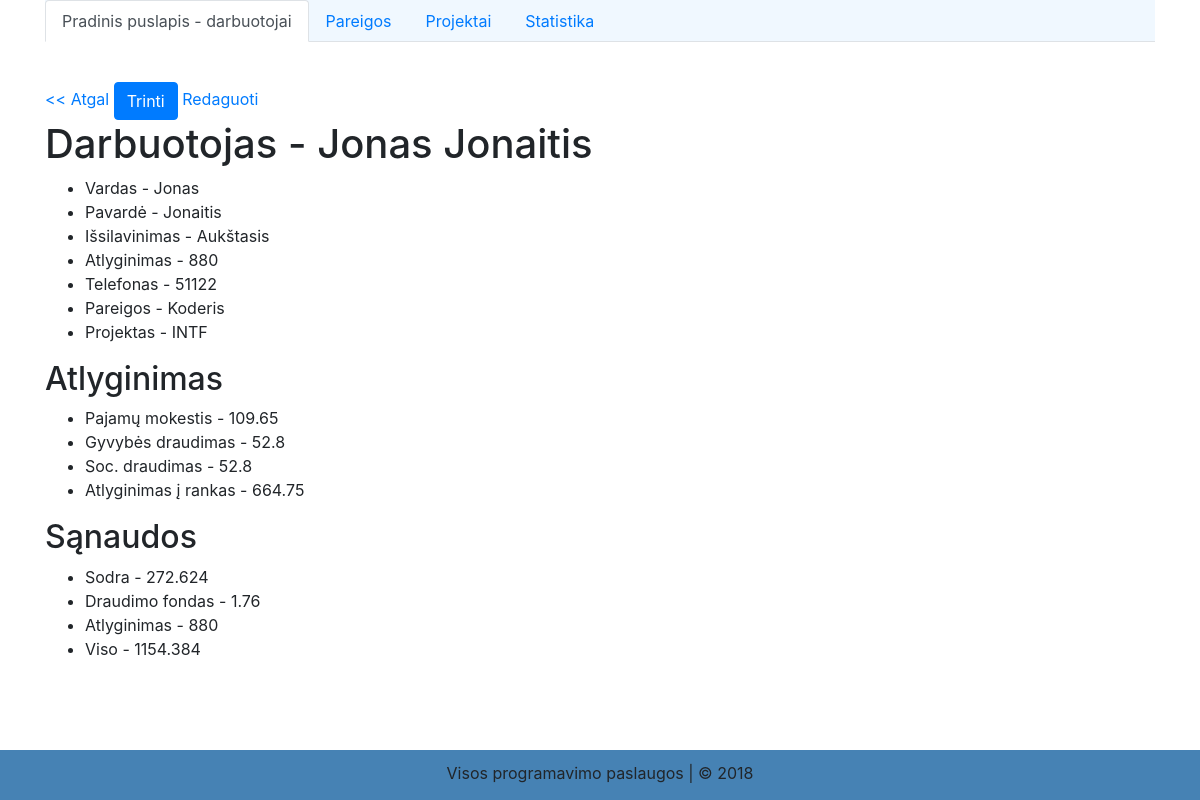
Page /employee.php?pageId=1&id=39 on the committed database.
### tables this page shows
CREATE TABLE `darbuotojai` (
  `id` int(11) NOT NULL,
  `name` varchar(20) NOT NULL,
  `surname` varchar(20) NOT NULL,
  `gender` enum('vyras','moteris','','') DEFAULT NULL,
  `phone` varchar(12) DEFAULT NULL,
  `birthday` timestamp NOT NULL DEFAULT CURRENT_TIMESTAMP ON UPDATE CURRENT_TIMESTAMP,
  `education` varchar(120) DEFAULT NULL,
  `salary` int(11) DEFAULT NULL,
  `idarbinimo_tipas` tinyint(4) DEFAULT NULL,
  `pareigos_id` int(11) DEFAULT NULL,
  `projekto_id` int(11) DEFAULT NULL
);

CREATE TABLE `pareigos` (
  `id` int(11) NOT NULL,
  `name` varchar(20) NOT NULL,
  `base_salary`int(20) NOT NULL
);

CREATE TABLE `projektai` (
  `id` int(11) NOT NULL,
  `name` varchar(20) NOT NULL,
  `year` varchar(4) NOT NULL,
  `income` int(20) NOT NULL
);

### functions.php (called while the page is built, shortened)
<?php declare (strict_types = 1);
function getPosition(PDO $pdo, int $positionId): array
{
    $stmt = $pdo->prepare('SELECT id, name, base_salary FROM pareigos WHERE id =:id');
    $stmt->execute(['id' => $positionId]);
    return $stmt->fetch();
}
function getProject(PDO $pdo, int $projectId): array
{
    $stmt = $pdo->prepare('SELECT id, name, year, income FROM projektai WHERE id =:id');
    $stmt->execute(['id' => $projectId]);
    return $stmt->fetch();
}
function getEmployee(PDO $pdo, $employeeId): array
{
    $stmt = $pdo->prepare('SELECT id, name, surname, education, salary, phone, idarbinimo_tipas, pareigos_id, projekto_id FROM darbuotojai WHERE id =:id');
    $stmt->execute(['id' => $employeeId]);
    return $stmt->fetch();
}
function getSalaryData(float $salary): array
{
    $incomeTax = ($salary - NPD) * INCOME_TAX_PERCENT;
    $healthSecurityTax = $salary * HEALTH_INSURANCE_PERCENT;
    $socialSecurityTax = $salary * SOCIAL_INSURANCE_PERCENT;
    $netSalary = $salary - $incomeTax - $healthSecurityTax - $socialSecurityTax;
    return [
        'income_tax' => $incomeTax,
        'health_security_tax' => $healthSecurityTax,
        'social_security_tax' => $socialSecurityTax,
        'net_salary' => $netSalary,
    ];
}
function getExpenses(float $salary): array
{
    return [
        'sodra' => $salary * SODRA_PERCENT,
        'warranty_fund' => $salary * WARANTY_FUND_PERCENT,
        'salary' => $salary,
        'total' => $salary * SODRA_PERCENT + $salary * WARANTY_FUND_PERCENT + $salary,
    ];
}

### employee.php (the view, shortened to what this page needs)
<?php
require_once 'functions.php';
$pdo = getConnection();
$id = (int) $_GET['id'];
$employee = getEmployee($pdo, $id);
if ($employee['projekto_id']) {
    $project = getProject($pdo, $employee['projekto_id']);
}
if ($employee['pareigos_id']) {
    $position = getPosition($pdo, $employee['pareigos_id']);
}
if (!is_null($employee['salary'])) {
    $expenses = getExpenses($employee['salary']);
    $salaryData = getSalaryData($employee['salary']);
}
include 'includes/head.php';
?>
<a href="index.php"><< Atgal</a>
<form style="display: inline-block;" action="deleteEmployee.php" method="POST">
                        <input type="submit" class="btn btn-primary" value="Trinti" />
                    </form>
                    <a href="editEmployee.php?pageId=1&id=<?php echo $employee['id']; ?>">Redaguoti</a>
    <h1>Darbuotojas - <?php echo $employee['name']; ?> <?php echo $employee['surname']; ?></h1>
        <ul>
            <li>Vardas - <?php echo $employee['name']; ?></li>
            <li>Pavardė - <?php echo $employee['surname']; ?></li>
            <li>Išsilavinimas - <?php echo $employee['education']; ?></li>
            <li>Atlyginimas - <?php echo $employee['salary']; ?></li>
            <li>Telefonas - <?php echo $employee['phone']; ?></li>
            <li>Pareigos - <?php echo ($employee['pareigos_id']) ? $position['name'] : 'Nenurodyta';   ?></li>
            <li>Projektas - <?php echo ($employee['projekto_id']) ? $project['name'] : 'Nenurodyta'; ?></li>
        </ul>
    <?php if (isset($salaryData)) {?>
    <h2>Atlyginimas</h2>
    <ul>
        <li>Pajamų mokestis - <?php echo $salaryData['income_tax']; ?></li>
        <li>Gyvybės draudimas - <?php echo $salaryData['health_security_tax']; ?></li>
        <li>Soc. draudimas - <?php echo $salaryData['social_security_tax']; ?></li>
        <li>Atlyginimas į rankas - <?php echo $salaryData['net_salary']; ?></li>
    </ul>
    <?php }?>
    <?php if (isset($expenses)) {?>
    <h2>Sąnaudos</h2>
    <ul>
        <li>Sodra - <?php echo $expenses['sodra']; ?></li>
        <li>Draudimo fondas - <?php echo $expenses['warranty_fund']; ?></li>
        <li>Atlyginimas - <?php echo $expenses['salary']; ?></li>
        <li>Viso - <?php echo $expenses['total']; ?></li>
    </ul>
    <?php }?>
</div>
<?php include 'includes/footer.php'?>

### rows in the picture
darbuotojai: name "Jonas", surname "Jonaitis", education "Aukštasis", salary "880", phone "51122", salary "109.65", salary "52.8", salary "664.75", salary "272.624", salary "1.76", salary "1154.384"
pareigos: name "Koderis"
projektai: name "INTF"
